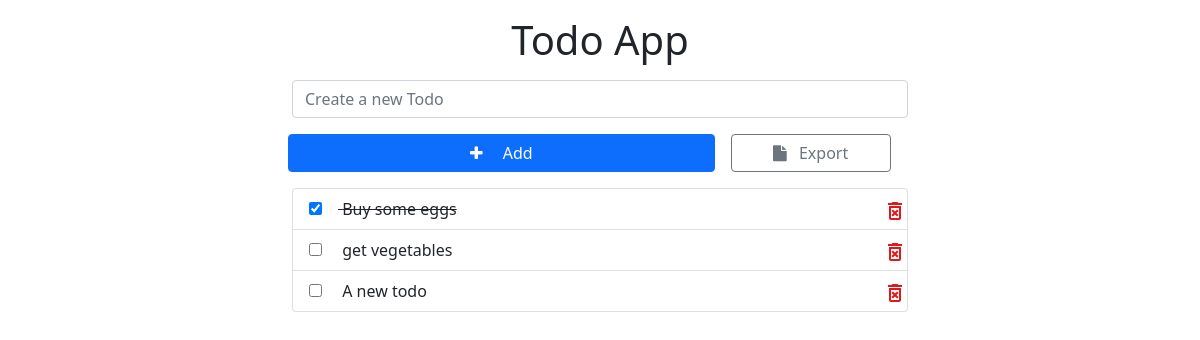
The app's page /, older data.
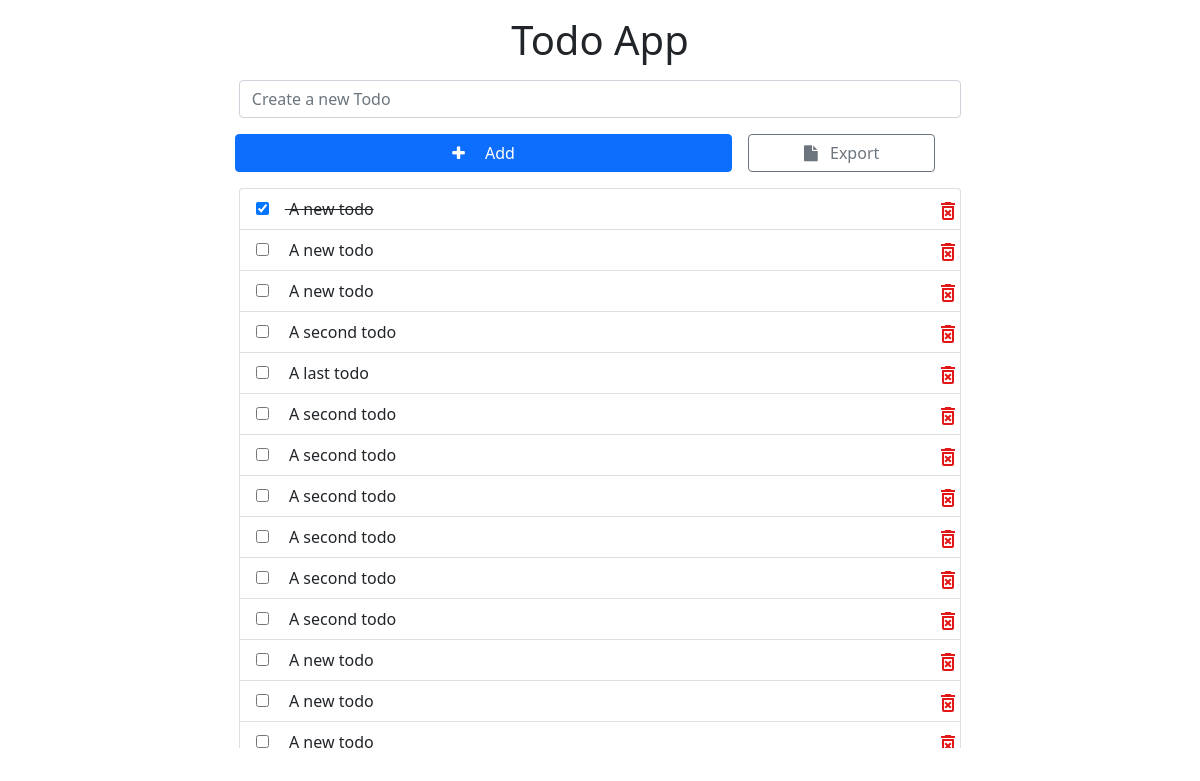
The same page, newer data.
### todoApp/models.py (models this page shows)
class Todo(models.Model):
    todo = models.TextField(max_length = 256)
    isDone = models.BooleanField(default=False)
    timeStamp = models.DateTimeField(auto_now_add=True)

### todoApp/views.py (the view, shortened to what this page needs)
# urls.py: path('',views.index),
def index(request):
    isSaved = False
    isEmpty = False
    allTodos = Todo.objects.all()
    context = {
        'isSaved': isSaved,
        'isEmpty': isEmpty,
        'allTodos': allTodos
    }
    return render(request=request, template_name='index.html', context=context)

### todoApp/templates/index.html (shortened to what this page needs)
{% extends 'base.html' %} {% block body %}
<h1 class="text-center mt-3">Todo App</h1>
<div class="container mt-3" style="width: 80vh">
  <form method="post" action="/">
    <div class="mb-3">
      <input
        class="form-control"
        id="exampleInputEmail1"
        name="todo"
        placeholder="Create a new Todo"
      />
      <div class="row">
        <button id="submitBtn" class="btn mt-3 btn-primary ms-2 me-3 col-8" type="submit">
        <i class="fa fa-plus me-3" aria-hidden="true"></i>
        Add
        </button>
        <a class="btn mt-3 btn-outline-secondary col-3" href="{% url 'export' %}">
        <i class="fa fa-file me-2" style="font-size:16px"></i>
        Export
        </a>
      </div>
    </div>
  </form>
</div>
<div class="container overflow-auto" style="width: 80vh; height: 60vh">
  <div class="list-group">
    {% for todo in allTodos %}
    <div class="list-group-item" {% if todo.isDone %} style="text-decoration: line-through" {% endif %} >
      <form style="display: inline" method="post" action="toggleStatus/">
        <input class="me-3" type="checkbox" onchange="this.form.submit()" {% if todo.isDone %} checked {% endif %}/>
      </form>
      {{ todo.todo }}
      <a href="{% url 'deleteTodo' todo.id%}" style="position: absolute; right: 0">
      </a>
    </div>
    {% endfor %}
  </div>
</div>
{% endblock body %}

### todoApp/templates/base.html (shortened to what this page needs)
{% load static %}
<!DOCTYPE html>
<html lang="en">
  <head>
    <link
      href="https://cdn.jsdelivr.net/npm/bootstrap@5.0.1/dist/css/bootstrap.min.css"
      rel="stylesheet"
    />
    <link rel="stylesheet" href="https://cdnjs.cloudflare.com/ajax/libs/font-awesome/4.7.0/css/font-awesome.min.css">
  </head>
  <body>
    {% block body %}
    {% endblock body %}
  </body>
</html>

Row changes from the older to the newer data that the page shows:
removed Todo: isDone "☑", todo "Buy some eggs"
removed Todo: todo "get vegetables"
added Todo: isDone "☑", todo "A new todo"
added Todo: todo "A new todo"
added Todo: todo "A second todo"
added Todo: todo "A last todo"
added Todo: todo "A second todo"
added Todo: todo "A second todo"
added Todo: todo "A second todo"
added Todo: todo "A second todo"
added Todo: todo "A second todo"
added Todo: todo "A second todo"
added Todo: todo "A new todo"
added Todo: todo "A new todo"
added Todo: todo "A new todo"
